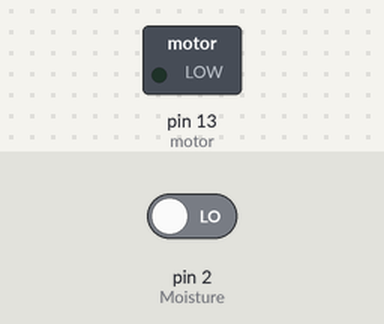
This sketch was run on a simulated Arduino Uno, built with avr-gcc and run on an emulated ATmega328P. Parts: switched loads named in the sketch (green lamp = pin HIGH). The inputs (shaded band) are chosen by the test bench; at power-on: pin 2 (Moisture) LOW.

Above: at 1.2 s.
1.3 s: pin 2 (Moisture) driven HIGH
At 2.5 s:
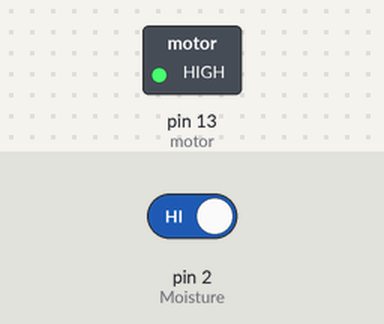
2.8 s: pin 2 (Moisture) driven LOW
At 3.6 s:
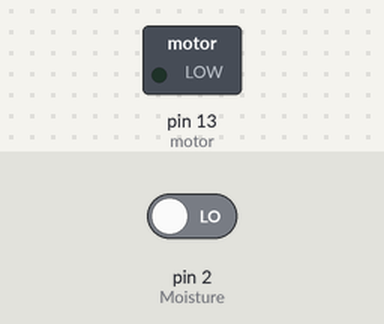
Timing chart, 0 to 5.8 s (numbered marks = the images above; inputs shaded):
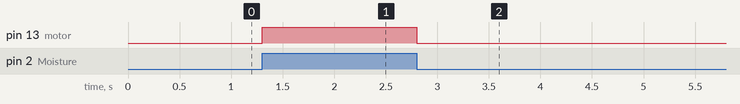

Measured:
- after the input at 1.3 s, pin 13 (motor): LOW → HIGH at once
- after the input at 2.8 s, pin 13 (motor): HIGH → LOW at once

The sketch:

Moisture_sensor_motor_realy.ino
```cpp
/* Connect Pin 2 to Vcc/ Ground
 *  in1 to Pin 3
 *  in2 to Pin 4
 *  en1 to Pin 9
 */
int Moisture = 2; //Output of Moisture sensor
int motor = 13; // relay to ON/OFF motor,
// Connect motor to NC


void setup()
{
 pinMode(Moisture, INPUT);
 pinMode(motor, OUTPUT);
}

void loop()
{
if (digitalRead(Moisture) == HIGH)
{
digitalWrite(motor, HIGH);

 }
        else
 {
digitalWrite(motor, LOW);

}
}
```
